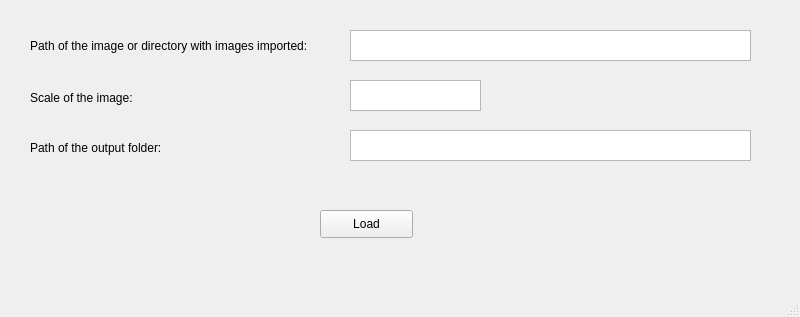
<?xml version="1.0" encoding="UTF-8"?>
<ui version="4.0">
 <class>MainWindow</class>
 <widget class="QMainWindow" name="MainWindow">
  <property name="geometry">
   <rect>
    <x>0</x>
    <y>0</y>
    <width>800</width>
    <height>317</height>
   </rect>
  </property>
  <property name="windowTitle">
   <string>MainWindow</string>
  </property>
  <widget class="QWidget" name="centralwidget">
   <widget class="QLabel" name="label">
    <property name="geometry">
     <rect>
      <x>30</x>
      <y>30</y>
      <width>321</width>
      <height>31</height>
     </rect>
    </property>
    <property name="text">
     <string>Path of the image or directory with images imported:</string>
    </property>
   </widget>
   <widget class="QLabel" name="label_2">
    <property name="geometry">
     <rect>
      <x>30</x>
      <y>90</y>
      <width>301</width>
      <height>16</height>
     </rect>
    </property>
    <property name="text">
     <string>Scale of the image:</string>
    </property>
   </widget>
   <widget class="QLabel" name="label_3">
    <property name="geometry">
     <rect>
      <x>30</x>
      <y>140</y>
      <width>231</width>
      <height>16</height>
     </rect>
    </property>
    <property name="text">
     <string>Path of the output folder:</string>
    </property>
   </widget>
   <widget class="QTextEdit" name="textEdit">
    <property name="geometry">
     <rect>
      <x>350</x>
      <y>30</y>
      <width>401</width>
      <height>31</height>
     </rect>
    </property>
    <property name="html">
     <string>&lt;!DOCTYPE HTML PUBLIC &quot;-//W3C//DTD HTML 4.0//EN&quot; &quot;http://www.w3.org/TR/REC-html40/strict.dtd&quot;&gt;
&lt;html&gt;&lt;head&gt;&lt;meta name=&quot;qrichtext&quot; content=&quot;1&quot; /&gt;&lt;style type=&quot;text/css&quot;&gt;
p, li { white-space: pre-wrap; }
&lt;/style&gt;&lt;/head&gt;&lt;body style=&quot; font-family:'MS Shell Dlg 2'; font-size:7.8pt; font-weight:400; font-style:normal;&quot;&gt;
&lt;p style=&quot;-qt-paragraph-type:empty; margin-top:0px; margin-bottom:0px; margin-left:0px; margin-right:0px; -qt-block-indent:0; text-indent:0px;&quot;&gt;&lt;br /&gt;&lt;/p&gt;&lt;/body&gt;&lt;/html&gt;</string>
    </property>
   </widget>
   <widget class="QTextEdit" name="textEdit_2">
    <property name="geometry">
     <rect>
      <x>350</x>
      <y>80</y>
      <width>131</width>
      <height>31</height>
     </rect>
    </property>
   </widget>
   <widget class="QTextEdit" name="textEdit_3">
    <property name="geometry">
     <rect>
      <x>350</x>
      <y>130</y>
      <width>401</width>
      <height>31</height>
     </rect>
    </property>
   </widget>
   <widget class="QPushButton" name="pushButton">
    <property name="geometry">
     <rect>
      <x>320</x>
      <y>210</y>
      <width>93</width>
      <height>28</height>
     </rect>
    </property>
    <property name="text">
     <string>Load</string>
    </property>
   </widget>
  </widget>
  <widget class="QMenuBar" name="menubar">
   <property name="geometry">
    <rect>
     <x>0</x>
     <y>0</y>
     <width>800</width>
     <height>26</height>
    </rect>
   </property>
  </widget>
  <widget class="QStatusBar" name="statusbar"/>
 </widget>
 <resources/>
 <connections/>
</ui>
